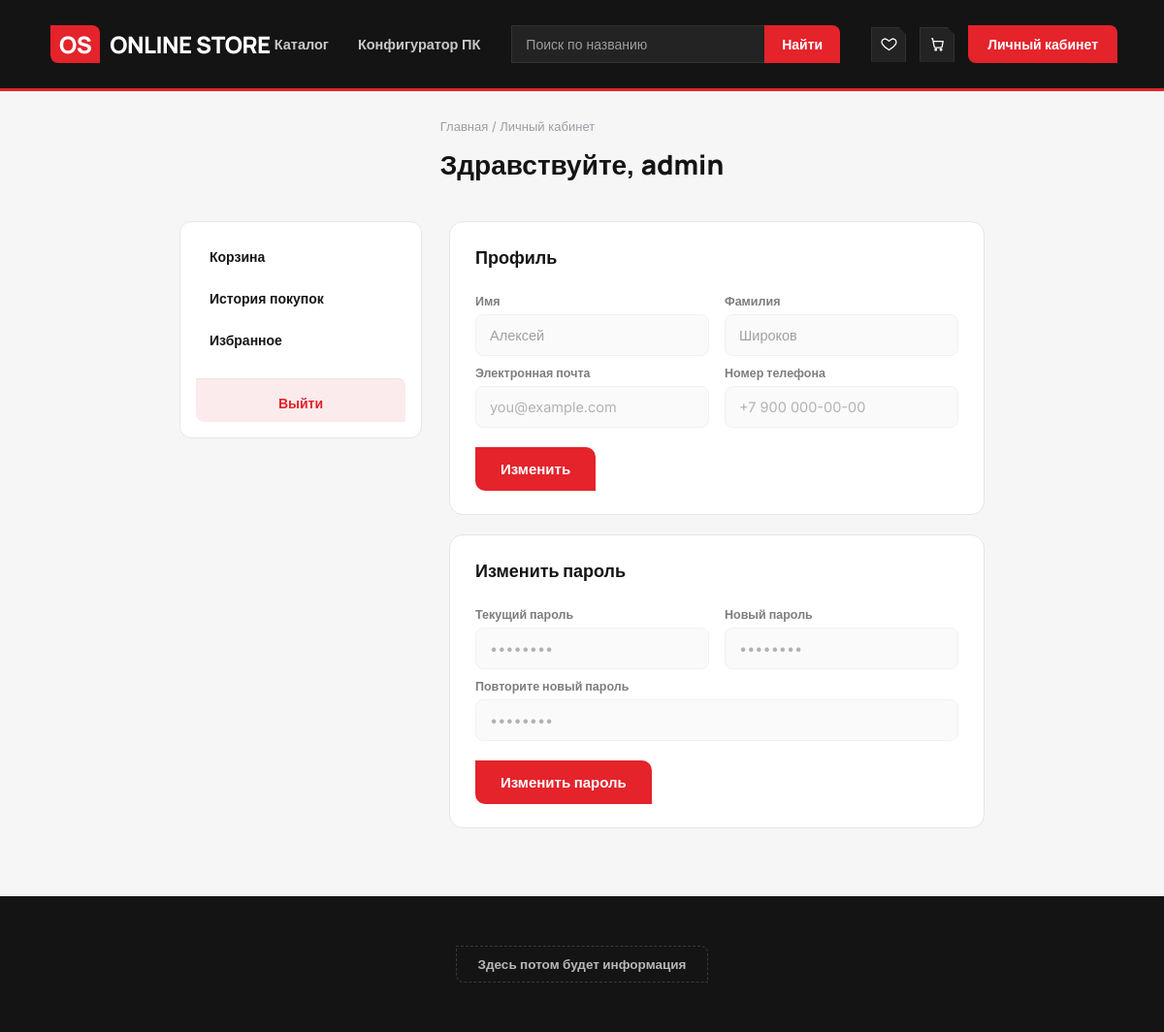
/users/account/ (signed in), run on an earlier commit of the app's database.
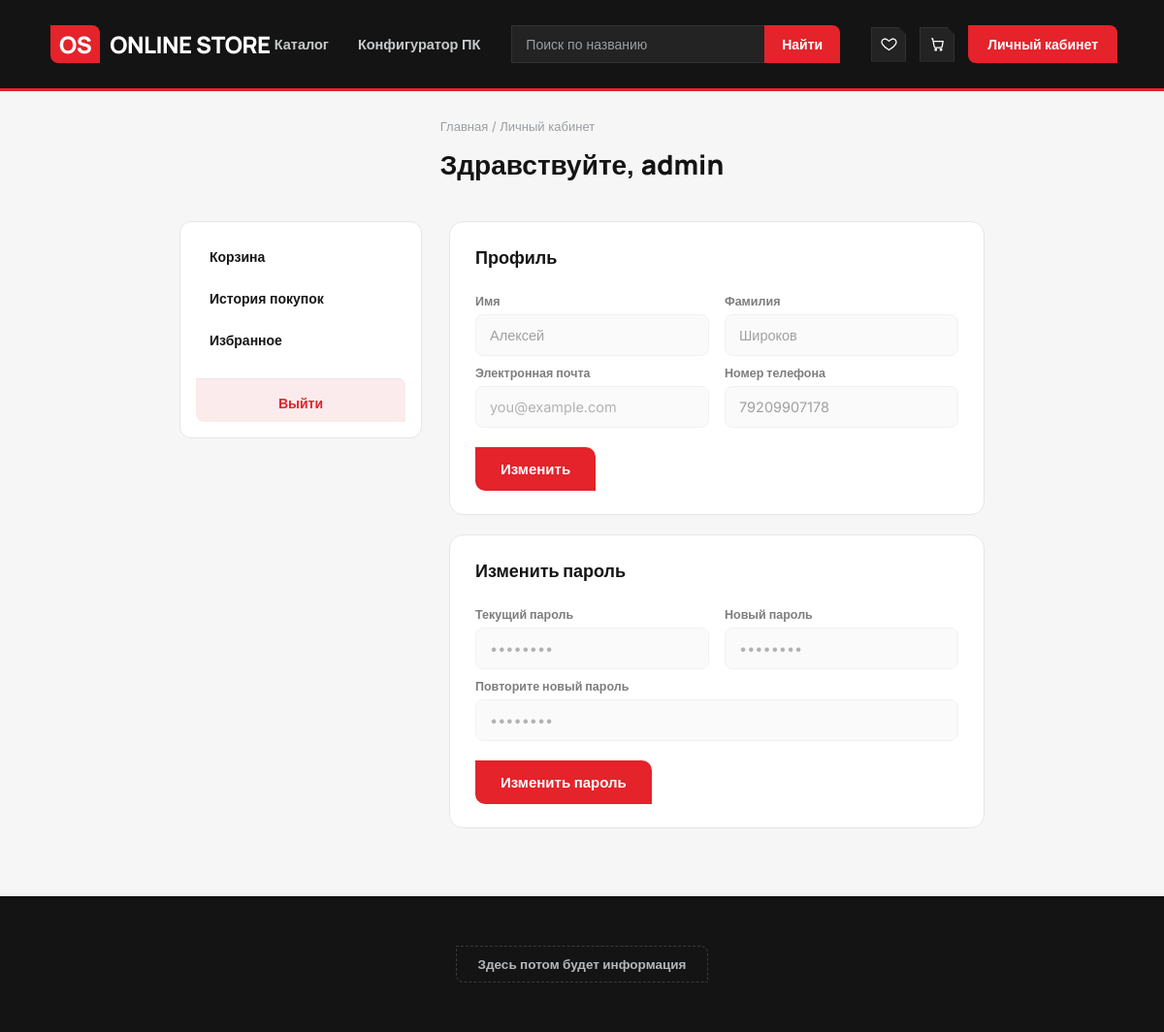
And on a later commit of the database.
### users/models.py (models this page shows, shortened)
class Profile(models.Model):
    user = models.OneToOneField(User, on_delete=models.CASCADE, related_name='profile')
    phone = models.CharField(max_length=20, blank=True)

### users/views.py (the view, shortened to what this page needs)
# urls.py: path('account/', account_view, name='account'),
@login_required(login_url='users:login')
def account_view(request):
    profile, _ = Profile.objects.get_or_create(user=request.user)
    has_profile_data = bool(
        request.user.first_name or request.user.last_name or request.user.email or profile.phone
    )
    edit_section = request.GET.get('edit')
    context = {
        'title': 'Личный кабинет',
        'profile': profile,
        'profile_locked': has_profile_data and edit_section != 'profile',
        'password_locked': edit_section != 'password',
    }
    return render(request, "users/account.html", context)

### users/templates/users/account.html (shortened to what this page needs)
{% extends 'products/base.html' %}
{% load static %}
{% block css %}
    <link href="{% static 'online_store/css/account.css' %}" rel="stylesheet">
{% endblock %}
{% block content %}
<div class="page-head">
  <div class="breadcrumb"><a href="{% url 'index' %}">Главная</a> / Личный кабинет</div>
  <h1 class="page-title">Здравствуйте, {{ user.username }}</h1>
</div>
<div class="account-layout">
  <aside class="account-side">
    <nav class="account-side-nav">
      <a href="{% url 'users:basket' %}">Корзина</a>
      <a href="{% url 'users:history' %}">История покупок</a>
      <a href="{% url 'users:favorites' %}">Избранное</a>
    </nav>
    <a href="{% url 'users:logout' %}" class="account-logout">Выйти</a>
  </aside>
  <div class="account-main">
    <section class="account-card{% if profile_locked %} is-locked{% endif %}">
      <h2 class="section-title">Профиль</h2>
      <form method="post" class="account-form">
        <div class="account-fields">
          <div class="form-row-pair">
            <div class="form-row">
              <label for="id_first_name">Имя</label>
              <input id="id_first_name" type="text" name="first_name" value="{{ user.first_name }}" placeholder="Ваше имя" {% if profile_locked %}disabled{% endif %}>
            </div>
            <div class="form-row">
              <label for="id_last_name">Фамилия</label>
              <input id="id_last_name" type="text" name="last_name" value="{{ user.last_name }}" placeholder="Ваша фамилия" {% if profile_locked %}disabled{% endif %}>
            </div>
          </div>
          <div class="form-row-pair">
            <div class="form-row">
              <label for="id_email">Электронная почта</label>
              <input id="id_email" type="email" name="email" value="{{ user.email }}" placeholder="you@example.com" {% if profile_locked %}disabled{% endif %}>
            </div>
            <div class="form-row">
              <label for="id_phone">Номер телефона</label>
              <input id="id_phone" type="tel" name="phone" value="{{ profile.phone }}" placeholder="+7 900 000-00-00" {% if profile_locked %}disabled{% endif %}>
            </div>
          </div>
        </div>
        {% if profile_locked %}
          <a href="{% url 'users:account' %}?edit=profile" class="btn-primary account-save">Изменить</a>
        {% else %}
          <button type="submit" class="btn-primary account-save">Сохранить</button>
        {% endif %}
      </form>
    </section>
    <section class="account-card{% if password_locked %} is-locked{% endif %}">
      <h2 class="section-title">Изменить пароль</h2>
      <form method="post" class="account-form">
        <div class="account-fields">
          <div class="form-row-pair">
            <div class="form-row">
              <label for="id_old_password">Текущий пароль</label>
              <input id="id_old_password" type="password" name="old_password" placeholder="••••••••" {% if password_locked %}disabled{% endif %} required>
            </div>
            <div class="form-row">
              <label for="id_new_password">Новый пароль</label>
              <input id="id_new_password" type="password" name="new_password" placeholder="••••••••" {% if password_locked %}disabled{% endif %} required>
            </div>
          </div>
          <div class="form-row-pair">
            <div class="form-row">
              <label for="id_new_password2">Повторите новый пароль</label>
              <input id="id_new_password2" type="password" name="new_password2" placeholder="••••••••" {% if password_locked %}disabled{% endif %} required>
            </div>
          </div>
        </div>
        {% if password_locked %}
          <a href="{% url 'users:account' %}?edit=password" class="btn-primary account-save">Изменить пароль</a>
        {% else %}
          <button type="submit" class="btn-primary account-save">Сохранить пароль</button>
        {% endif %}
      </form>
    </section>
  </div>
</div>
{% endblock %}

What changed in the data, as far as the page shows it:
now on this page (row edited): Profile: phone "79209907178"
